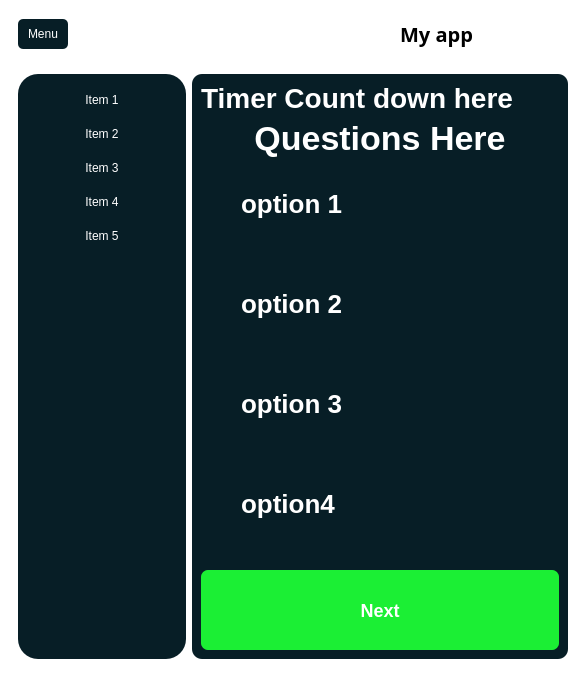
<?xml version="1.0" encoding="UTF-8"?>
<ui version="4.0">
 <class>MainWindow</class>
 <widget class="QMainWindow" name="MainWindow">
  <property name="geometry">
   <rect>
    <x>0</x>
    <y>0</y>
    <width>586</width>
    <height>375</height>
   </rect>
  </property>
  <property name="windowTitle">
   <string>MainWindow</string>
  </property>
  <property name="styleSheet">
   <string notr="true"/>
  </property>
  <widget class="QWidget" name="centralwidget">
   <property name="styleSheet">
    <string notr="true">* {
  border: none;
  background-color: transparent;
  color: #FFF; /* Specify a default color */
}

#centralwidget {
  background-color: white
;
}

#side_menu {
  background-color: #071e26;
  border-radius: 20px;
}

QPushButton {
  padding: 10px;
  background-color: #071e26;
  border-radius: 5px;
}

#main_body {
  background-color: #071e26;
  border-radius: 10px;
}
</string>
   </property>
   <layout class="QVBoxLayout" name="verticalLayout">
    <item alignment="Qt::AlignTop">
     <widget class="QFrame" name="header">
      <property name="minimumSize">
       <size>
        <width>0</width>
        <height>50</height>
       </size>
      </property>
      <property name="frameShape">
       <enum>QFrame::StyledPanel</enum>
      </property>
      <property name="frameShadow">
       <enum>QFrame::Raised</enum>
      </property>
      <layout class="QHBoxLayout" name="horizontalLayout_2">
       <property name="leftMargin">
        <number>0</number>
       </property>
       <property name="topMargin">
        <number>0</number>
       </property>
       <property name="rightMargin">
        <number>0</number>
       </property>
       <property name="bottomMargin">
        <number>0</number>
       </property>
       <item alignment="Qt::AlignLeft">
        <widget class="QFrame" name="frame">
         <property name="frameShape">
          <enum>QFrame::StyledPanel</enum>
         </property>
         <property name="frameShadow">
          <enum>QFrame::Raised</enum>
         </property>
         <layout class="QHBoxLayout" name="horizontalLayout_3">
          <item>
           <widget class="QPushButton" name="pushButton">
            <property name="minimumSize">
             <size>
              <width>0</width>
              <height>30</height>
             </size>
            </property>
            <property name="maximumSize">
             <size>
              <width>16777215</width>
              <height>30</height>
             </size>
            </property>
            <property name="text">
             <string>Menu</string>
            </property>
            <property name="icon">
             <iconset resource="icons.qrc">
              <normaloff>:/icons/icons_folder/align-justify.svg</normaloff>:/icons/icons_folder/align-justify.svg</iconset>
            </property>
            <property name="iconSize">
             <size>
              <width>24</width>
              <height>24</height>
             </size>
            </property>
           </widget>
          </item>
         </layout>
        </widget>
       </item>
       <item>
        <widget class="QFrame" name="frame_3">
         <property name="frameShape">
          <enum>QFrame::StyledPanel</enum>
         </property>
         <property name="frameShadow">
          <enum>QFrame::Raised</enum>
         </property>
         <layout class="QVBoxLayout" name="verticalLayout_4">
          <item>
           <widget class="QLabel" name="label">
            <property name="font">
             <font>
              <family>Arial Black</family>
              <pointsize>15</pointsize>
              <weight>75</weight>
              <italic>false</italic>
              <bold>true</bold>
              <strikeout>false</strikeout>
             </font>
            </property>
            <property name="styleSheet">
             <string notr="true">color: black;</string>
            </property>
            <property name="text">
             <string>My app</string>
            </property>
            <property name="alignment">
             <set>Qt::AlignCenter</set>
            </property>
           </widget>
          </item>
         </layout>
        </widget>
       </item>
      </layout>
     </widget>
    </item>
    <item>
     <widget class="QFrame" name="frame_2">
      <property name="sizePolicy">
       <sizepolicy hsizetype="Preferred" vsizetype="Expanding">
        <horstretch>0</horstretch>
        <verstretch>0</verstretch>
       </sizepolicy>
      </property>
      <property name="frameShape">
       <enum>QFrame::StyledPanel</enum>
      </property>
      <property name="frameShadow">
       <enum>QFrame::Raised</enum>
      </property>
      <layout class="QHBoxLayout" name="horizontalLayout">
       <item>
        <widget class="QWidget" name="side_menu" native="true">
         <layout class="QVBoxLayout" name="verticalLayout_2">
          <item alignment="Qt::AlignTop">
           <widget class="QFrame" name="frame_4">
            <property name="minimumSize">
             <size>
              <width>150</width>
              <height>0</height>
             </size>
            </property>
            <property name="maximumSize">
             <size>
              <width>150</width>
              <height>16777215</height>
             </size>
            </property>
            <property name="frameShape">
             <enum>QFrame::StyledPanel</enum>
            </property>
            <property name="frameShadow">
             <enum>QFrame::Raised</enum>
            </property>
            <layout class="QVBoxLayout" name="verticalLayout_3">
             <property name="spacing">
              <number>0</number>
             </property>
             <property name="leftMargin">
              <number>0</number>
             </property>
             <property name="topMargin">
              <number>0</number>
             </property>
             <property name="rightMargin">
              <number>0</number>
             </property>
             <property name="bottomMargin">
              <number>0</number>
             </property>
             <item>
              <widget class="QPushButton" name="pushButton_2">
               <property name="styleSheet">
                <string notr="true"/>
               </property>
               <property name="text">
                <string>Item 1</string>
               </property>
               <property name="icon">
                <iconset>
                 <normaloff>:/icons/New folder/airplay.svg</normaloff>:/icons/New folder/airplay.svg</iconset>
               </property>
              </widget>
             </item>
             <item>
              <widget class="QPushButton" name="pushButton_3">
               <property name="text">
                <string>Item 2</string>
               </property>
               <property name="icon">
                <iconset>
                 <normaloff>:/icons/New folder/award.svg</normaloff>:/icons/New folder/award.svg</iconset>
               </property>
              </widget>
             </item>
             <item>
              <widget class="QPushButton" name="pushButton_4">
               <property name="text">
                <string>Item 3</string>
               </property>
               <property name="icon">
                <iconset>
                 <normaloff>:/icons/New folder/coffee.svg</normaloff>:/icons/New folder/coffee.svg</iconset>
               </property>
              </widget>
             </item>
             <item>
              <widget class="QPushButton" name="pushButton_5">
               <property name="text">
                <string>Item 4</string>
               </property>
               <property name="icon">
                <iconset>
                 <normaloff>:/icons/New folder/music.svg</normaloff>:/icons/New folder/music.svg</iconset>
               </property>
              </widget>
             </item>
             <item>
              <widget class="QPushButton" name="pushButton_6">
               <property name="text">
                <string>Item 5</string>
               </property>
               <property name="icon">
                <iconset>
                 <normaloff>:/icons/New folder/wifi.svg</normaloff>:/icons/New folder/wifi.svg</iconset>
               </property>
              </widget>
             </item>
            </layout>
           </widget>
          </item>
         </layout>
        </widget>
       </item>
       <item>
        <widget class="QFrame" name="main_body">
         <property name="sizePolicy">
          <sizepolicy hsizetype="Expanding" vsizetype="Preferred">
           <horstretch>0</horstretch>
           <verstretch>0</verstretch>
          </sizepolicy>
         </property>
         <property name="frameShape">
          <enum>QFrame::StyledPanel</enum>
         </property>
         <property name="frameShadow">
          <enum>QFrame::Raised</enum>
         </property>
         <layout class="QVBoxLayout" name="verticalLayout_6">
          <item>
           <widget class="QLabel" name="timer_label">
            <property name="maximumSize">
             <size>
              <width>16777215</width>
              <height>30</height>
             </size>
            </property>
            <property name="styleSheet">
             <string notr="true"> font-family: 'Istok Web';
font-weight:600;
font-size:28px;</string>
            </property>
            <property name="text">
             <string>Timer Count down here</string>
            </property>
           </widget>
          </item>
          <item>
           <widget class="QLabel" name="question_label">
            <property name="maximumSize">
             <size>
              <width>16777215</width>
              <height>50</height>
             </size>
            </property>
            <property name="styleSheet">
             <string notr="true"> font-family: 'Istok Web';

font-weight:600;
font-size:34px;</string>
            </property>
            <property name="text">
             <string>Questions Here</string>
            </property>
            <property name="alignment">
             <set>Qt::AlignCenter</set>
            </property>
           </widget>
          </item>
          <item>
           <layout class="QVBoxLayout" name="verticalLayout_5">
            <property name="spacing">
             <number>20</number>
            </property>
            <property name="bottomMargin">
             <number>20</number>
            </property>
            <item>
             <widget class="QRadioButton" name="option_1">
              <property name="minimumSize">
               <size>
                <width>0</width>
                <height>80</height>
               </size>
              </property>
              <property name="styleSheet">
               <string notr="true"> font-family: 'Istok Web';
font-weight:500;
font-size:26px;
margin-left:20px;</string>
              </property>
              <property name="text">
               <string>option 1</string>
              </property>
             </widget>
            </item>
            <item>
             <widget class="QRadioButton" name="option_2">
              <property name="minimumSize">
               <size>
                <width>0</width>
                <height>80</height>
               </size>
              </property>
              <property name="styleSheet">
               <string notr="true"> font-family: 'Istok Web';
font-weight:500;
font-size:26px;
margin-left:20px;</string>
              </property>
              <property name="text">
               <string>option 2</string>
              </property>
             </widget>
            </item>
            <item>
             <widget class="QRadioButton" name="option_3">
              <property name="minimumSize">
               <size>
                <width>0</width>
                <height>80</height>
               </size>
              </property>
              <property name="styleSheet">
               <string notr="true"> font-family: 'Istok Web';
font-weight:500;
font-size:26px;
margin-left:20px;</string>
              </property>
              <property name="text">
               <string>option 3</string>
              </property>
             </widget>
            </item>
            <item>
             <widget class="QRadioButton" name="option_4">
              <property name="minimumSize">
               <size>
                <width>0</width>
                <height>80</height>
               </size>
              </property>
              <property name="styleSheet">
               <string notr="true"> font-family: 'Istok Web';
font-weight:500;
font-size:26px;
margin-left:20px;</string>
              </property>
              <property name="text">
               <string>option4</string>
              </property>
             </widget>
            </item>
           </layout>
          </item>
          <item>
           <widget class="QPushButton" name="next_button">
            <property name="minimumSize">
             <size>
              <width>0</width>
              <height>80</height>
             </size>
            </property>
            <property name="cursor">
             <cursorShape>PointingHandCursor</cursorShape>
            </property>
            <property name="mouseTracking">
             <bool>false</bool>
            </property>
            <property name="styleSheet">
             <string notr="true"> font-family: 'Istok Web';
font-weight:600;
font-size:18px;
background-color: rgb(27, 239, 52);
border-radius:7px;</string>
            </property>
            <property name="text">
             <string>Next</string>
            </property>
           </widget>
          </item>
         </layout>
        </widget>
       </item>
      </layout>
      <zorder>main_body</zorder>
      <zorder>side_menu</zorder>
     </widget>
    </item>
   </layout>
  </widget>
 </widget>
 <resources>
  <include location="icons.qrc"/>
 </resources>
 <connections/>
</ui>
